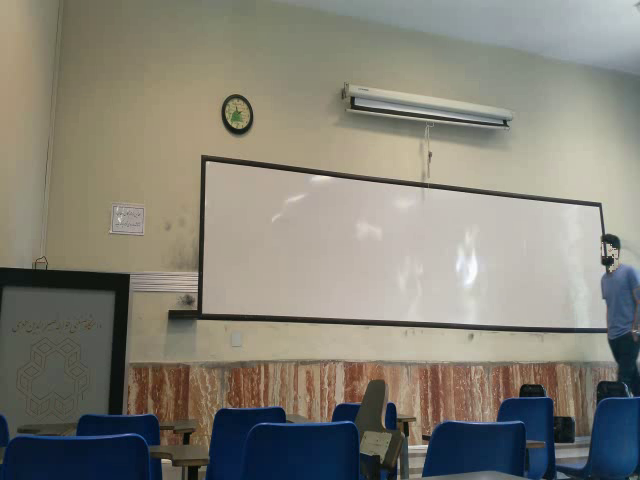
#> input picture frame 25 of Computer vision course-ws/Homwork1-ws/Aref_Skin.avi, 640 x 480 px, given in place of Make him invisible.avi, which was not available
$ python Aref_skin.py
#> lines starting #> are read from the running program, lines starting #| are printed output that depends on the picture; after the words box and inside, x2 and y2 are one past the last pixel; in counts of white or black regions, pixels touching at a corner belong together
import cv2
import numpy as np

cap=cv2.VideoCapture()

cap.open('/home/alireza/Documents/Homework 1/Make him invisible.avi')

stackedFrame = []
stackedCFrame = []

kernel = np.ones((1,1),np.uint8)

minHSV = np.array( [0, 60, 50] )
maxHSV = np.array( [20, 170, 170] )

w=640
h=480
fourcc = cv2.VideoWriter_fourcc(*'XVID') # choose codec
out = cv2.VideoWriter('Aref_Skin.avi',fourcc, 30.0, (w,h))

while True:

     ret, I = cap.read()
#> I is the input picture: shape (480, 640, 3); mean B, G, R 118.4, 128.8, 131.3

     if ret == False:
          exit(0)
     else:

          hsv = cv2.cvtColor(I,cv2.COLOR_BGR2HSV)
#> hsv: shape (480, 640, 3); mean H, S, V 39.7, 61.7, 138.4

          mskHSV=cv2.inRange(hsv,minHSV,maxHSV)
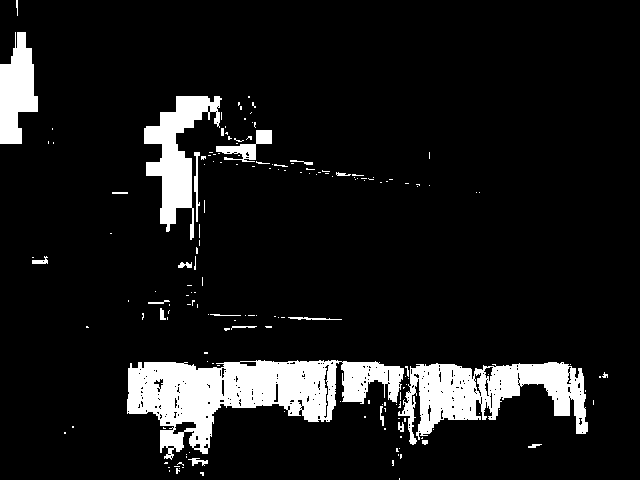
#> mskHSV: shape (480, 640); 9.8% white; 171 white regions (145 under 20 px), largest, box (x1, y1, x2, y2) and area: (127, 360, 404, 460) 13086, (398, 362, 588, 445) 7631, (144, 96, 222, 240) 4306

          cv2.medianBlur( mskHSV, 7 )

          T = cv2.erode(mskHSV,kernel)
          T= cv2.dilate(T,kernel)
          stackedFrame.append(T)
          stackedCFrame.append(I)

          J= np.zeros(T.shape)
          W = np.zeros( T.shape )

          med=stackedFrame[int(len(stackedFrame)/2)]
          medColor=stackedCFrame[int(len(stackedCFrame)/2)]
          G=np.abs(T-med)
#> G: shape (480, 640); every value is 0
          J[G > 250]=255

          result=I.copy()

          cv2.medianBlur( np.uint8(J), 7 )

          J = cv2.erode( J, kernel )
          J = cv2.dilate( J, kernel )

          msk1= cv2.bitwise_and(medColor, medColor, mask = np.uint8(J) )
#> msk1: shape (480, 640, 3); every value is 0
#> J: shape (480, 640) float64; every value is 0

          W[J==0] = 255
          W[J==255] = 0

          msk2 = cv2.bitwise_and( I, I, mask=np.uint8( W ) )
#> W: shape (480, 640) float64; every value is 255
          cv2.add(msk1,msk2,result)

          cv2.imshow("result",result)
          out.write(result)
          q = cv2.waitKey( 33 )
#> (key q is pressed here)
          if q == ord( 'q' ):
               exit( 0 )
#> (the program exits here)

$ run again, starting later in the video
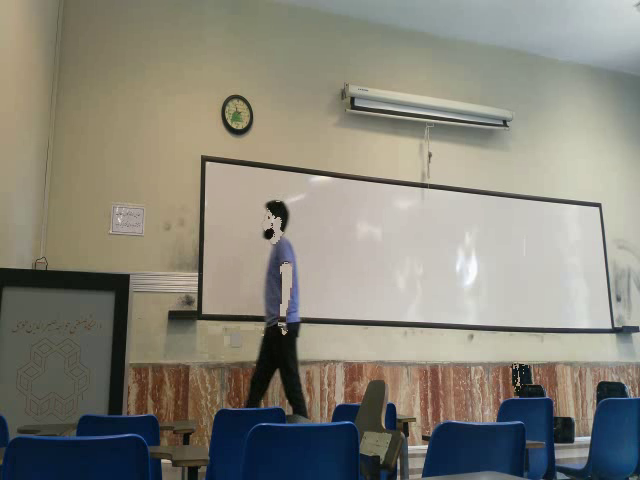
#> input picture frame 113 of Computer vision course-ws/Homwork1-ws/Aref_Skin.avi, 640 x 480 px, given in place of Make him invisible.avi, which was not available
#> I is the input picture: shape (480, 640, 3); mean B, G, R 120.7, 131.6, 134
#> hsv: shape (480, 640, 3); mean H, S, V 39.8, 61.2, 140.9
#> `mskHSV=cv2.inRange(hsv,minHSV,maxHSV)`:
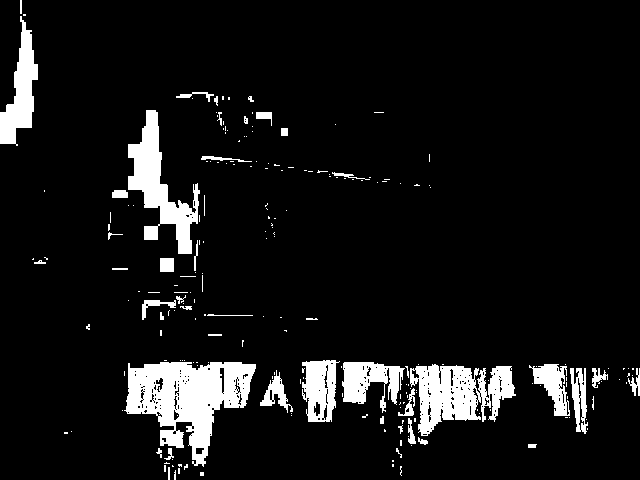
#> mskHSV: shape (480, 640); 8.5% white; 218 white regions (172 under 20 px), largest, box (x1, y1, x2, y2) and area: (124, 362, 256, 467) 7124, (410, 364, 516, 436) 4308, (128, 110, 200, 254) 3776
#> G: shape (480, 640); every value is 0
#> msk1: shape (480, 640, 3); every value is 0
#> J: shape (480, 640) float64; every value is 0
#> W: shape (480, 640) float64; every value is 255

$ run again, starting later in the video
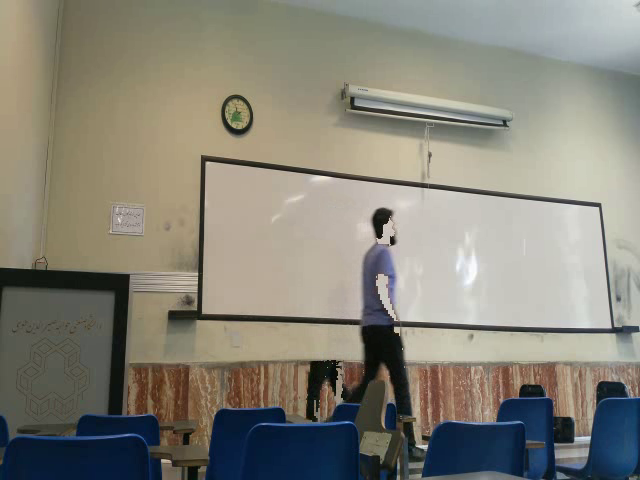
#> input picture frame 202 of Computer vision course-ws/Homwork1-ws/Aref_Skin.avi, 640 x 480 px, given in place of Make him invisible.avi, which was not available
#> I is the input picture: shape (480, 640, 3); mean B, G, R 120, 131.1, 133.6
#> hsv: shape (480, 640, 3); mean H, S, V 40.1, 61.6, 140.5
#> `mskHSV=cv2.inRange(hsv,minHSV,maxHSV)`:
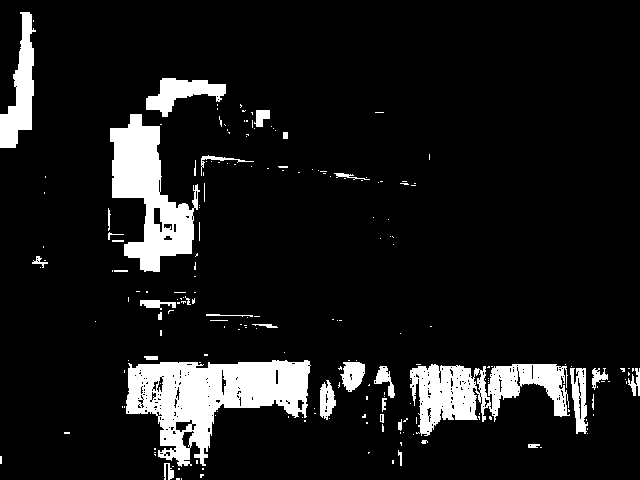
#> mskHSV: shape (480, 640); 10.1% white; 206 white regions (171 under 20 px), largest, box (x1, y1, x2, y2) and area: (126, 360, 311, 467) 10215, (110, 114, 200, 272) 6703, (410, 364, 570, 436) 5914
#> G: shape (480, 640); every value is 0
#> msk1: shape (480, 640, 3); every value is 0
#> J: shape (480, 640) float64; every value is 0
#> W: shape (480, 640) float64; every value is 255
